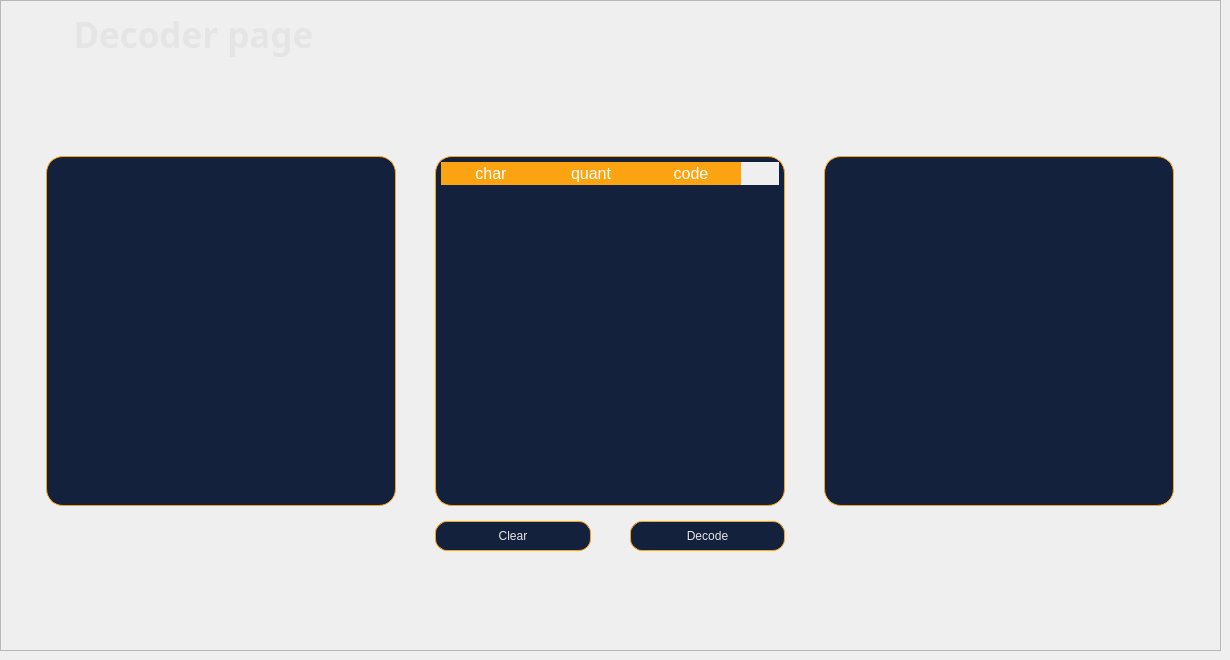
    <widget class="QWidget" name="page_2">
     <widget class="QFrame" name="frame">
      <property name="geometry">
       <rect>
        <x>0</x>
        <y>0</y>
        <width>1221</width>
        <height>651</height>
       </rect>
      </property>
      <property name="frameShape">
       <enum>QFrame::StyledPanel</enum>
      </property>
      <property name="frameShadow">
       <enum>QFrame::Raised</enum>
      </property>
      <layout class="QGridLayout" name="gridLayout_16">
       <item row="2" column="1">
        <layout class="QGridLayout" name="gridLayout_14">
         <property name="horizontalSpacing">
          <number>39</number>
         </property>
         <property name="verticalSpacing">
          <number>15</number>
         </property>
         <item row="2" column="1">
          <widget class="QPushButton" name="clearButton_decoder">
           <property name="sizePolicy">
            <sizepolicy hsizetype="Maximum" vsizetype="Minimum">
             <horstretch>0</horstretch>
             <verstretch>0</verstretch>
            </sizepolicy>
           </property>
           <property name="minimumSize">
            <size>
             <width>155</width>
             <height>30</height>
            </size>
           </property>
           <property name="maximumSize">
            <size>
             <width>160</width>
             <height>16777215</height>
            </size>
           </property>
           <property name="styleSheet">
            <string notr="true">QPushButton{
	background-color: rgb(20, 33, 61);
	border: 1px solid rgb(252, 163, 17);
	border-radius: 12px;
	
	color: rgb(229, 229, 229);
}

QPushButton:hover{
	background-color: rgb(252, 163, 17);

	
	color: rgb(20, 33, 61);
}</string>
           </property>
           <property name="text">
            <string>Clear</string>
           </property>
          </widget>
         </item>
         <item row="0" column="4" colspan="2">
          <widget class="QTextBrowser" name="outputText_decoder">
           <property name="sizePolicy">
            <sizepolicy hsizetype="Maximum" vsizetype="Minimum">
             <horstretch>0</horstretch>
             <verstretch>0</verstretch>
            </sizepolicy>
           </property>
           <property name="minimumSize">
            <size>
             <width>350</width>
             <height>350</height>
            </size>
           </property>
           <property name="maximumSize">
            <size>
             <width>350</width>
             <height>350</height>
            </size>
           </property>
           <property name="font">
            <font>
             <pointsize>12</pointsize>
            </font>
           </property>
           <property name="styleSheet">
            <string notr="true">QTextBrowser{
	background-color: rgb(20, 33, 61);
	border: 1px solid rgb(252, 163, 17);
	border-radius: 17px;
	padding:10px;
	color: rgb(229, 229, 229);

}


QScrollArea{
border: 0px;

margin:0px;
padding:0px;


}


/* VERTICAL SCROLLBAR */
 QScrollBar:vertical {
	border: none;
    background: rgb(45, 45, 68);
    width: 14px;
    margin: 15px 0px 15px 0;
	border-radius: 0px;
 }

/*  HANDLE BAR VERTICAL */
QScrollBar::handle:vertical {	
	background-color: rgb(80, 80, 122);
	min-height: 30px;
	border-radius: 7px;
}
QScrollBar::handle:vertical:hover{	
	background-color: rgb(252, 163, 17);
}
QScrollBar::handle:vertical:pressed {	
	background-color: rgb(221, 142, 15)
}

/* BTN TOP - SCROLLBAR */
QScrollBar::sub-line:vertical {
	border: none;
	background-color: rgb(59, 59, 90);
	height: 15px;
	border-top-left-radius: 7px;
	border-top-right-radius: 7px;
	subcontrol-position: top;
	subcontrol-origin: margin;
}
QScrollBar::sub-line:vertical:hover {	
	background-color: rgb(252, 163, 17);
}
QScrollBar::sub-line:vertical:pressed {	
	background-color: rgb(221, 142, 15)
}

/* BTN BOTTOM - SCROLLBAR */
QScrollBar::add-line:vertical {
	border: none;
	background-color: rgb(59, 59, 90);
	height: 15px;
	border-bottom-left-radius: 7px;
	border-bottom-right-radius: 7px;
	subcontrol-position: bottom;
	subcontrol-origin: margin;
}
QScrollBar::add-line:vertical:hover {	
	background-color: rgb(252, 163, 17);
}
QScrollBar::add-line:vertical:pressed {	
	background-color: rgb(221, 142, 15)
}

/* RESET ARROW */
QScrollBar::up-arrow:vertical, QScrollBar::down-arrow:vertical {
	background: none;
}
QScrollBar::add-page:vertical, QScrollBar::sub-page:vertical {
	background: none;
}



/* HORIZONTAL SCROLLBAR - HOMEWORK */
QScrollBar:horizontal {
   
}
QScrollBar::handle:horizontal {
    
}
QScrollBar::add-line:horizontal {
    
}
QScrollBar::sub-line:horizontal {
    
}
QScrollBar::up-arrow:horizontal, QScrollBar::down-arrow:horizontal
{

}
QScrollBar::add-page:horizontal, QScrollBar::sub-page:horizontal
{

}</string>
           </property>
           <property name="html">
            <string>&lt;!DOCTYPE HTML PUBLIC &quot;-//W3C//DTD HTML 4.0//EN&quot; &quot;http://www.w3.org/TR/REC-html40/strict.dtd&quot;&gt;
&lt;html&gt;&lt;head&gt;&lt;meta name=&quot;qrichtext&quot; content=&quot;1&quot; /&gt;&lt;meta charset=&quot;utf-8&quot; /&gt;&lt;style type=&quot;text/css&quot;&gt;
p, li { white-space: pre-wrap; }
hr { height: 1px; border-width: 0; }
li.unchecked::marker { content: &quot;\2610&quot;; }
li.checked::marker { content: &quot;\2612&quot;; }
&lt;/style&gt;&lt;/head&gt;&lt;body style=&quot; font-family:'Segoe UI'; font-size:12pt; font-weight:400; font-style:normal;&quot;&gt;
&lt;p style=&quot;-qt-paragraph-type:empty; margin-top:0px; margin-bottom:0px; margin-left:0px; margin-right:0px; -qt-block-indent:0; text-indent:0px;&quot;&gt;&lt;br /&gt;&lt;/p&gt;&lt;/body&gt;&lt;/html&gt;</string>
           </property>
          </widget>
         </item>
         <item row="0" column="1" colspan="2">
          <widget class="QTableWidget" name="tableCode_decoder">
           <property name="enabled">
            <bool>true</bool>
           </property>
           <property name="sizePolicy">
            <sizepolicy hsizetype="Maximum" vsizetype="Minimum">
             <horstretch>0</horstretch>
             <verstretch>0</verstretch>
            </sizepolicy>
           </property>
           <property name="minimumSize">
            <size>
             <width>350</width>
             <height>350</height>
            </size>
           </property>
           <property name="maximumSize">
            <size>
             <width>350</width>
             <height>350</height>
            </size>
           </property>
           <property name="font">
            <font>
             <family>Segoe UI</family>
             <pointsize>12</pointsize>
             <bold>false</bold>
             <strikeout>false</strikeout>
             <kerning>true</kerning>
            </font>
           </property>
           <property name="styleSheet">
            <string notr="true">QTableWidget{
	background-color: rgb(20, 33, 61);
	border: 1px solid rgb(252, 163, 17);
	border-radius: 17px;
selection-background-color: #fca311;
selection-color: rgb(0, 0, 0);
padding:5px;
	color: rgb(255, 255, 255);
text-align: center;

}

QHeaderView::section {
                    border-top: 0px solid 4181C0;
                    border-bottom: 1px solid 4181C0;
                    border-right: 1px solid 4181C0;
                    background:rgb(252, 163, 17);
                    color: #fff;
border-radius: 37px;
text-align: center;
                    }





QScrollArea{
border: 0px;

margin:0px;
padding:0px;


}


/* VERTICAL SCROLLBAR */
 QScrollBar:vertical {
	border: none;
    background: rgb(45, 45, 68);
    width: 14px;
    margin: 15px 0px 15px 0;
	border-radius: 0px;
 }

/*  HANDLE BAR VERTICAL */
QScrollBar::handle:vertical {	
	background-color: rgb(80, 80, 122);
	min-height: 30px;
	border-radius: 7px;
}
QScrollBar::handle:vertical:hover{	
	background-color: rgb(252, 163, 17);
}
QScrollBar::handle:vertical:pressed {	
	background-color: rgb(221, 142, 15)
}

/* BTN TOP - SCROLLBAR */
QScrollBar::sub-line:vertical {
	border: none;
	background-color: rgb(59, 59, 90);
	height: 15px;
	border-top-left-radius: 7px;
	border-top-right-radius: 7px;
	subcontrol-position: top;
	subcontrol-origin: margin;
}
QScrollBar::sub-line:vertical:hover {	
	background-color: rgb(252, 163, 17);
}
QScrollBar::sub-line:vertical:pressed {	
	background-color: rgb(221, 142, 15)
}

/* BTN BOTTOM - SCROLLBAR */
QScrollBar::add-line:vertical {
	border: none;
	background-color: rgb(59, 59, 90);
	height: 15px;
	border-bottom-left-radius: 7px;
	border-bottom-right-radius: 7px;
	subcontrol-position: bottom;
	subcontrol-origin: margin;
}
QScrollBar::add-line:vertical:hover {	
	background-color: rgb(252, 163, 17);
}
QScrollBar::add-line:vertical:pressed {	
	background-color: rgb(221, 142, 15)
}

/* RESET ARROW */
QScrollBar::up-arrow:vertical, QScrollBar::down-arrow:vertical {
	background: none;
}
QScrollBar::add-page:vertical, QScrollBar::sub-page:vertical {
	background: none;
}



/* HORIZONTAL SCROLLBAR - HOMEWORK */
QScrollBar:horizontal {
   
}
QScrollBar::handle:horizontal {
    
}
QScrollBar::add-line:horizontal {
    
}
QScrollBar::sub-line:horizontal {
    
}
QScrollBar::up-arrow:horizontal, QScrollBar::down-arrow:horizontal
{

}
QScrollBar::add-page:horizontal, QScrollBar::sub-page:horizontal
{

}
</string>
           </property>
           <property name="horizontalScrollBarPolicy">
            <enum>Qt::ScrollBarAlwaysOff</enum>
           </property>
           <property name="editTriggers">
            <set>QAbstractItemView::NoEditTriggers</set>
           </property>
           <property name="sortingEnabled">
            <bool>false</bool>
           </property>
           <column>
            <property name="text">
             <string>char</string>
            </property>
           </column>
           <column>
            <property name="text">
             <string>quant</string>
            </property>
           </column>
           <column>
            <property name="text">
             <string>code</string>
            </property>
           </column>
          </widget>
         </item>
         <item row="2" column="2">
          <widget class="QPushButton" name="decodeButton">
           <property name="sizePolicy">
            <sizepolicy hsizetype="Maximum" vsizetype="Minimum">
             <horstretch>0</horstretch>
             <verstretch>0</verstretch>
            </sizepolicy>
           </property>
           <property name="minimumSize">
            <size>
             <width>155</width>
             <height>30</height>
            </size>
           </property>
           <property name="maximumSize">
            <size>
             <width>160</width>
             <height>16777215</height>
            </size>
           </property>
           <property name="styleSheet">
            <string notr="true">QPushButton{
	background-color: rgb(20, 33, 61);
	border: 1px solid rgb(252, 163, 17);
	border-radius: 12px;
	
	color: rgb(229, 229, 229);
}

QPushButton:hover{
	background-color: rgb(252, 163, 17);

	
	color: rgb(20, 33, 61);
}</string>
           </property>
           <property name="text">
            <string>Decode</string>
           </property>
          </widget>
         </item>
         <item row="0" column="0">
          <widget class="QTextBrowser" name="inputCode_decoder">
           <property name="sizePolicy">
            <sizepolicy hsizetype="Maximum" vsizetype="Minimum">
             <horstretch>0</horstretch>
             <verstretch>0</verstretch>
            </sizepolicy>
           </property>
           <property name="minimumSize">
            <size>
             <width>350</width>
             <height>350</height>
            </size>
           </property>
           <property name="maximumSize">
            <size>
             <width>350</width>
             <height>350</height>
            </size>
           </property>
           <property name="font">
            <font>
             <pointsize>12</pointsize>
            </font>
           </property>
           <property name="styleSheet">
            <string notr="true">QTextBrowser{
	background-color: rgb(20, 33, 61);
	border: 1px solid rgb(252, 163, 17);
	border-radius: 17px;
	padding:10px;
	color: rgb(229, 229, 229);

}


QScrollArea{
border: 0px;

margin:0px;
padding:0px;


}


/* VERTICAL SCROLLBAR */
 QScrollBar:vertical {
	border: none;
    background: rgb(45, 45, 68);
    width: 14px;
    margin: 15px 0px 15px 0;
	border-radius: 0px;
 }

/*  HANDLE BAR VERTICAL */
QScrollBar::handle:vertical {	
	background-color: rgb(80, 80, 122);
	min-height: 30px;
	border-radius: 7px;
}
QScrollBar::handle:vertical:hover{	
	background-color: rgb(252, 163, 17);
}
QScrollBar::handle:vertical:pressed {	
	background-color: rgb(221, 142, 15)
}

/* BTN TOP - SCROLLBAR */
QScrollBar::sub-line:vertical {
	border: none;
	background-color: rgb(59, 59, 90);
	height: 15px;
	border-top-left-radius: 7px;
	border-top-right-radius: 7px;
	subcontrol-position: top;
	subcontrol-origin: margin;
}
QScrollBar::sub-line:vertical:hover {	
	background-color: rgb(252, 163, 17);
}
QScrollBar::sub-line:vertical:pressed {	
	background-color: rgb(221, 142, 15)
}

/* BTN BOTTOM - SCROLLBAR */
QScrollBar::add-line:vertical {
	border: none;
	background-color: rgb(59, 59, 90);
	height: 15px;
	border-bottom-left-radius: 7px;
	border-bottom-right-radius: 7px;
	subcontrol-position: bottom;
	subcontrol-origin: margin;
}
QScrollBar::add-line:vertical:hover {	
	background-color: rgb(252, 163, 17);
}
QScrollBar::add-line:vertical:pressed {	
	background-color: rgb(221, 142, 15)
}

/* RESET ARROW */
QScrollBar::up-arrow:vertical, QScrollBar::down-arrow:vertical {
	background: none;
}
QScrollBar::add-page:vertical, QScrollBar::sub-page:vertical {
	background: none;
}



/* HORIZONTAL SCROLLBAR - HOMEWORK */
QScrollBar:horizontal {
   
}
QScrollBar::handle:horizontal {
    
}
QScrollBar::add-line:horizontal {
    
}
QScrollBar::sub-line:horizontal {
    
}
QScrollBar::up-arrow:horizontal, QScrollBar::down-arrow:horizontal
{

}
QScrollBar::add-page:horizontal, QScrollBar::sub-page:horizontal
{

}</string>
           </property>
           <property name="html">
            <string>&lt;!DOCTYPE HTML PUBLIC &quot;-//W3C//DTD HTML 4.0//EN&quot; &quot;http://www.w3.org/TR/REC-html40/strict.dtd&quot;&gt;
&lt;html&gt;&lt;head&gt;&lt;meta name=&quot;qrichtext&quot; content=&quot;1&quot; /&gt;&lt;meta charset=&quot;utf-8&quot; /&gt;&lt;style type=&quot;text/css&quot;&gt;
p, li { white-space: pre-wrap; }
hr { height: 1px; border-width: 0; }
li.unchecked::marker { content: &quot;\2610&quot;; }
li.checked::marker { content: &quot;\2612&quot;; }
&lt;/style&gt;&lt;/head&gt;&lt;body style=&quot; font-family:'Segoe UI'; font-size:12pt; font-weight:400; font-style:normal;&quot;&gt;
&lt;p style=&quot;-qt-paragraph-type:empty; margin-top:0px; margin-bottom:0px; margin-left:0px; margin-right:0px; -qt-block-indent:0; text-indent:0px;&quot;&gt;&lt;br /&gt;&lt;/p&gt;&lt;/body&gt;&lt;/html&gt;</string>
           </property>
          </widget>
         </item>
        </layout>
       </item>
       <item row="2" column="2">
        <spacer name="horizontalSpacer_4">
         <property name="orientation">
          <enum>Qt::Horizontal</enum>
         </property>
         <property name="sizeHint" stdset="0">
          <size>
           <width>40</width>
           <height>20</height>
          </size>
         </property>
        </spacer>
       </item>
       <item row="2" column="0">
        <spacer name="horizontalSpacer_3">
         <property name="orientation">
          <enum>Qt::Horizontal</enum>
         </property>
         <property name="sizeHint" stdset="0">
          <size>
           <width>40</width>
           <height>20</height>
          </size>
         </property>
        </spacer>
       </item>
       <item row="3" column="1">
        <spacer name="verticalSpacer_3">
         <property name="orientation">
          <enum>Qt::Vertical</enum>
         </property>
         <property name="sizeHint" stdset="0">
          <size>
           <width>20</width>
           <height>40</height>
          </size>
         </property>
        </spacer>
       </item>
       <item row="0" column="1">
        <widget class="QLabel" name="label_4">
         <property name="font">
          <font>
           <family>Berlin Sans FB Demi</family>
           <pointsize>26</pointsize>
           <bold>true</bold>
          </font>
         </property>
         <property name="styleSheet">
          <string notr="true">color: rgb(229, 229, 229);</string>
         </property>
         <property name="text">
          <string>   Decoder page</string>
         </property>
        </widget>
       </item>
       <item row="1" column="1">
        <spacer name="verticalSpacer_4">
         <property name="orientation">
          <enum>Qt::Vertical</enum>
         </property>
         <property name="sizeHint" stdset="0">
          <size>
           <width>20</width>
           <height>40</height>
          </size>
         </property>
        </spacer>
       </item>
      </layout>
     </widget>
    </widget>
